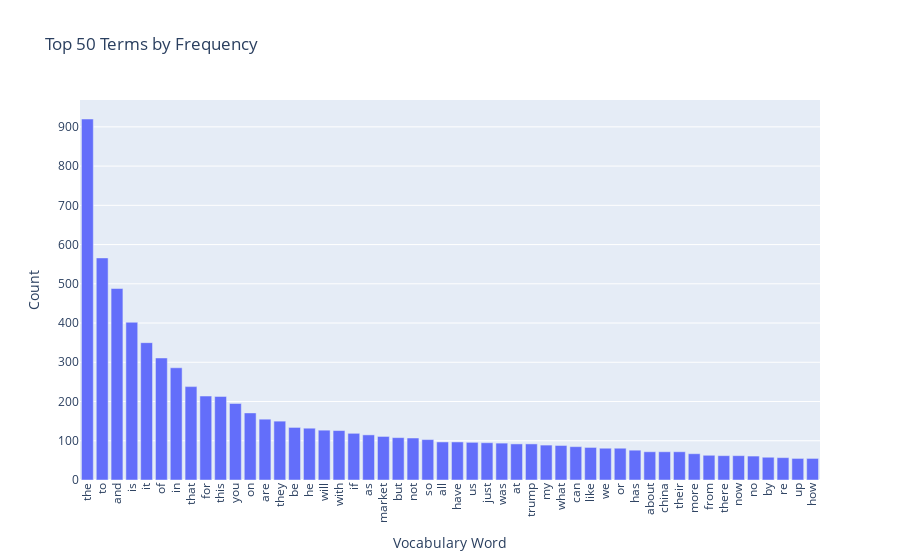
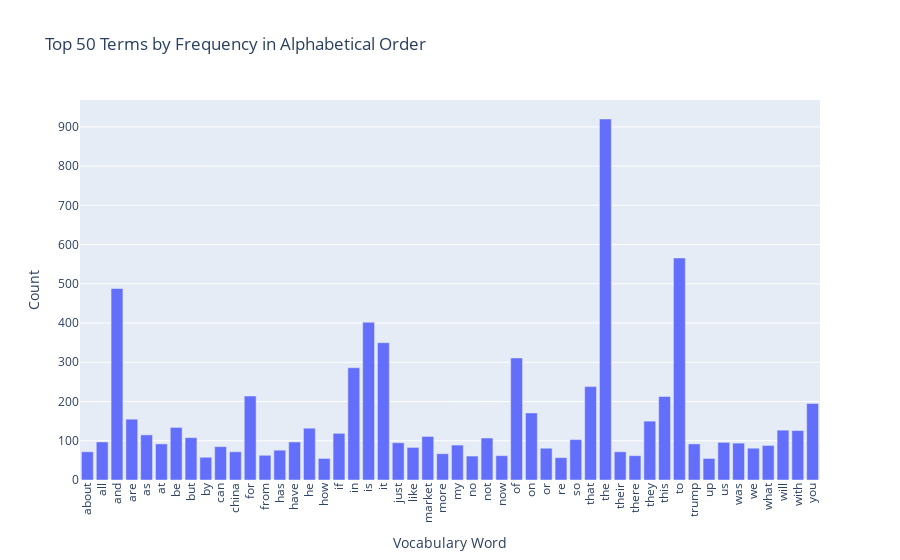

Write notebook code for charts like these, in order.
### Code cell
### Exercise 13 ###
# reduce by frequeny (high frequency words are more meaningful for text analysis)

import plotly.express as px

df_all_terms = pd.DataFrame({
    'Term': count_vect.get_feature_names_out(),
    'Frequency': term_frequencies
})

# sort by frequency descending and slice the top 50
df_sorted = df_all_terms.sort_values(by='Frequency', ascending=False)
df_top_50 = df_sorted.head(50)

# order the top 50 most frequent ones by term alphabetically
df_top_50_alpha = df_top_50.sort_values(by='Term', ascending=True)

# plot order by frquency
fig1 = px.bar(df_top_50, x='Term', y='Frequency',
             title='Top 50 Terms by Frequency',
             labels={'Term': 'Vocabulary Word', 'Frequency': 'Count'})
fig1.update_layout(xaxis_tickangle=-90)
fig1.show()

# plot order by term alphabetically
fig2 = px.bar(df_top_50_alpha, x='Term', y='Frequency',
             title='Top 50 Terms by Frequency in Alphabetical Order',
             labels={'Term': 'Vocabulary Word', 'Frequency': 'Count'})
fig2.update_layout(xaxis_tickangle=-90)
fig2.show()

### Figure 1 — Plotly figure (JSON) as saved in the notebook; plotly's stock layout.template omitted (floating-point values rounded to 4 significant figures)
{"data": [{"hovertemplate": "Vocabulary Word=%{x}<br>Count=%{y}<extra></extra>", "legendgroup": "", "marker": {"color": "#636efa", "pattern": {"shape": ""}}, "name": "", "orientation": "v", "showlegend": false, "textposition": "auto", "type": "bar", "x": ["the", "to", "and", "is", "it", "of", "in", "that", "for", "this", "you", "on", "are", "they", "be", "he", "will", "with", "if", "as", "market", "but", "not", "so", "all", "have", "us", "just", "was", "at", "trump", "my", "what", "can", "like", "we", "or", "has", "about", "china", "their", "more", "from", "there", "now", "no", "by", "re", "up", "how"], "xaxis": "x", "y": [920, 566, 488, 402, 350, 311, 286, 238, 214, 213, 195, 171, 155, 150, 134, 132, 127, 126, 119, 115, 111, 108, 107, 103, 97, 97, 96, 95, 94, 92, 92, 89, 88, 85, 83, 81, 81, 76, 72, 72, 72, 67, 63, 62, 62, 61, 58, 57, 55, 55], "yaxis": "y"}], "layout": {"barmode": "relative", "legend": {"tracegroupgap": 0}, "title": {"text": "Top 50 Terms by Frequency"}, "xaxis": {"anchor": "y", "domain": [0, 1], "tickangle": -90, "title": {"text": "Vocabulary Word"}}, "yaxis": {"anchor": "x", "domain": [0, 1], "title": {"text": "Count"}}}}

### Figure 2 — Plotly figure (JSON) as saved in the notebook; plotly's stock layout.template omitted (floating-point values rounded to 4 significant figures)
{"data": [{"hovertemplate": "Vocabulary Word=%{x}<br>Count=%{y}<extra></extra>", "legendgroup": "", "marker": {"color": "#636efa", "pattern": {"shape": ""}}, "name": "", "orientation": "v", "showlegend": false, "textposition": "auto", "type": "bar", "x": ["about", "all", "and", "are", "as", "at", "be", "but", "by", "can", "china", "for", "from", "has", "have", "he", "how", "if", "in", "is", "it", "just", "like", "market", "more", "my", "no", "not", "now", "of", "on", "or", "re", "so", "that", "the", "their", "there", "they", "this", "to", "trump", "up", "us", "was", "we", "what", "will", "with", "you"], "xaxis": "x", "y": [72, 97, 488, 155, 115, 92, 134, 108, 58, 85, 72, 214, 63, 76, 97, 132, 55, 119, 286, 402, 350, 95, 83, 111, 67, 89, 61, 107, 62, 311, 171, 81, 57, 103, 238, 920, 72, 62, 150, 213, 566, 92, 55, 96, 94, 81, 88, 127, 126, 195], "yaxis": "y"}], "layout": {"barmode": "relative", "legend": {"tracegroupgap": 0}, "title": {"text": "Top 50 Terms by Frequency in Alphabetical Order"}, "xaxis": {"anchor": "y", "domain": [0, 1], "tickangle": -90, "title": {"text": "Vocabulary Word"}}, "yaxis": {"anchor": "x", "domain": [0, 1], "title": {"text": "Count"}}}}
